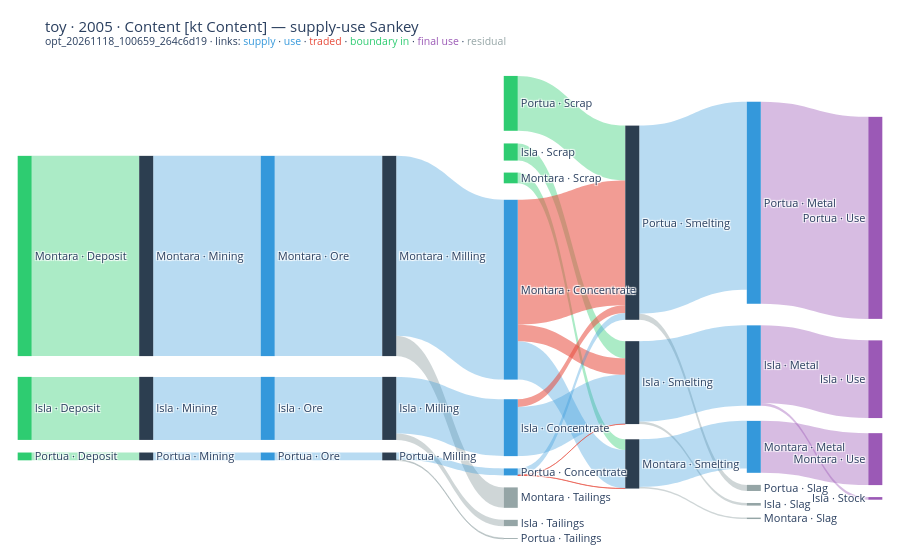

Write notebook code for a chart like this one.
### Markdown cell above
## The Sankey

A Sankey draws one period and one valuation of the table: the blocks as columns, edges as bands. The first figure is Plotly, interactive in VS Code or Jupyter; the second is the PNG that Stage 6 wrote beside the run through kaleido, which is what GitHub shows. Boundary inputs are green, supply and use blue, traded legs red, final use purple, residuals grey. A link at or below zero cannot be drawn: the build logs a warning with their total, and the toy's few small negative flows (no hard bands) are among them.

### Code cell
fig = psut.sankey("2005", unit="kt Content")
# the figure's own repr needs nbformat; this sends the same Plotly JSON to the notebook
display({"application/vnd.plotly.v1+json": json.loads(fig.to_json())}, raw=True)

### Figure 1 — Plotly figure (JSON) as saved in the notebook; plotly's stock layout.template omitted (floating-point values rounded to 4 significant figures)
{"data": [{"arrangement": "snap", "link": {"color": ["rgba(46,204,113,0.4)", "rgba(46,204,113,0.4)", "rgba(46,204,113,0.4)", "rgba(46,204,113,0.4)", "rgba(46,204,113,0.4)", "rgba(46,204,113,0.4)", "rgba(149,165,166,0.45)", "rgba(149,165,166,0.45)", "rgba(149,165,166,0.45)", "rgba(149,165,166,0.45)", "rgba(149,165,166,0.45)", "rgba(149,165,166,0.45)", "rgba(52,152,219,0.35)", "rgba(52,152,219,0.35)", "rgba(52,152,219,0.35)", "rgba(52,152,219,0.35)", "rgba(52,152,219,0.35)", "rgba(52,152,219,0.35)", "rgba(52,152,219,0.35)", "rgba(52,152,219,0.35)", "rgba(52,152,219,0.35)", "rgba(52,152,219,0.35)", "rgba(52,152,219,0.35)", "rgba(52,152,219,0.35)", "rgba(52,152,219,0.35)", "rgba(231,76,60,0.55)", "rgba(231,76,60,0.55)", "rgba(231,76,60,0.55)", "rgba(52,152,219,0.35)", "rgba(231,76,60,0.55)", "rgba(231,76,60,0.55)", "rgba(52,152,219,0.35)", "rgba(155,89,182,0.4)", "rgba(155,89,182,0.4)", "rgba(155,89,182,0.4)", "rgba(155,89,182,0.4)"], "customdata": ["E · boundary in", "E · boundary in", "E · boundary in", "O · boundary in", "O · boundary in", "O · boundary in", "P · residual", "P · residual", "P · residual", "P · residual", "P · residual", "P · residual", "S · supply", "S · supply", "S · supply", "S · supply", "S · supply", "S · supply", "S · supply", "S · supply", "S · supply", "U · use", "U · use", "U · use", "U · use", "U · traded", "U · traded", "U · traded", "U · use", "U · traded", "U · traded", "U · use", "Y · final use", "Y · final use", "Y · final use", "Y · final use"], "hovertemplate": "%{source.label} → %{target.label}<br>%{value:,.1f} kt Content · %{customdata}<extra></extra>", "source": [2, 4, 0, 3, 5, 1, 9, 12, 6, 11, 14, 8, 10, 13, 7, 9, 12, 6, 11, 14, 8, 20, 23, 17, 18, 18, 18, 21, 21, 21, 15, 15, 19, 22, 16, 16], "target": [10, 13, 7, 11, 14, 8, 31, 33, 29, 30, 32, 28, 20, 23, 17, 18, 21, 15, 19, 22, 16, 9, 12, 6, 11, 14, 8, 11, 14, 8, 14, 8, 26, 27, 25, 24], "value": [10.58, 0.412, 3.331, 0.5671, 2.899, 0.9056, 1.08, 0.04382, 0.333, 0.07628, 0.3228, 0.1383, 10.58, 0.412, 3.331, 9.502, 0.3682, 2.998, 2.519, 9.939, 4.243, 10.58, 0.412, 3.331, 2.029, 6.6, 0.8725, 0.006735, 0.3556, 0.005856, 0.4078, 2.598, 2.745, 10.68, 4.106, 0.1377]}, "node": {"color": ["#2ECC71", "#2ECC71", "#2ECC71", "#2ECC71", "#2ECC71", "#2ECC71", "#2C3E50", "#2C3E50", "#2C3E50", "#2C3E50", "#2C3E50", "#2C3E50", "#2C3E50", "#2C3E50", "#2C3E50", "#3498DB", "#3498DB", "#3498DB", "#3498DB", "#3498DB", "#3498DB", "#3498DB", "#3498DB", "#3498DB", "#9B59B6", "#9B59B6", "#9B59B6", "#9B59B6", "#95A5A6", "#95A5A6", "#95A5A6", "#95A5A6", "#95A5A6", "#95A5A6"], "hovertemplate": "%{label}<br>%{value:,.1f} kt Content<extra></extra>", "label": ["Isla · Deposit", "Isla · Scrap", "Montara · Deposit", "Montara · Scrap", "Portua · Deposit", "Portua · Scrap", "Isla · Milling", "Isla · Mining", "Isla · Smelting", "Montara · Milling", "Montara · Mining", "Montara · Smelting", "Portua · Milling", "Portua · Mining", "Portua · Smelting", "Isla · Concentrate", "Isla · Metal", "Isla · Ore", "Montara · Concentrate", "Montara · Metal", "Montara · Ore", "Portua · Concentrate", "Portua · Metal", "Portua · Ore", "Isla · Stock", "Isla · Use", "Montara · Use", "Portua · Use", "Isla · Slag", "Isla · Tailings", "Montara · Slag", "Montara · Tailings", "Portua · Slag", "Portua · Tailings"], "line": {"width": 0}, "pad": 12, "thickness": 14, "x": [0.01, 0.57, 0.01, 0.57, 0.01, 0.57, 0.43, 0.15, 0.71, 0.43, 0.15, 0.71, 0.43, 0.15, 0.71, 0.57, 0.85, 0.29, 0.57, 0.85, 0.29, 0.57, 0.85, 0.29, 0.99, 0.99, 0.99, 0.99, 0.85, 0.57, 0.85, 0.57, 0.85, 0.57], "y": [0.7175, 0.1833, 0.3999, 0.2348, 0.8175, 0.08199, 0.7175, 0.7175, 0.6638, 0.3999, 0.3999, 0.8332, 0.8175, 0.8175, 0.3306, 0.7577, 0.6281, 0.7175, 0.4702, 0.7976, 0.3999, 0.8498, 0.2891, 0.8175, 0.9048, 0.6567, 0.8232, 0.3206, 0.9131, 0.951, 0.9376, 0.9008, 0.8832, 0.9791]}, "type": "sankey"}], "layout": {"font": {"size": 11}, "margin": {"b": 16, "l": 16, "r": 16, "t": 64}, "title": {"text": "toy · 2005 · Content [kt Content] — supply-use Sankey<br><sup>opt_20261118_100659_264c6d19 · links: <span style=\"color:rgb(52,152,219)\">supply</span> · <span style=\"color:rgb(52,152,219)\">use</span> · <span style=\"color:rgb(231,76,60)\">traded</span> · <span style=\"color:rgb(46,204,113)\">boundary in</span> · <span style=\"color:rgb(155,89,182)\">final use</span> · <span style=\"color:rgb(149,165,166)\">residual</span></sup>"}}}
